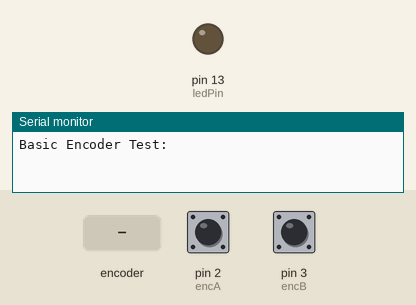
This sketch was run on a simulated Arduino Leonardo, built with avr-gcc and run on an emulated ATmega32U4. On the bench: output pins drawn as LEDs (lit = HIGH), the last lines printed to the serial monitor. Inputs (shaded band) come from the test bench; at power-on: pin 2 (encA) HIGH, pin 3 (encB) HIGH. USB keyboard and mouse output is not drawn.

Above: at 1.2 s.
1.3 s: rotary encoder on pin 2 (encA) / pin 3 (encB) turned 3 steps (first pin leading)
At 2.3 s:
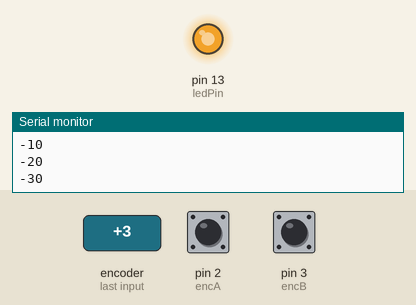
Timing chart, 0 to 4.3 s (numbered marks = the images above; inputs shaded):
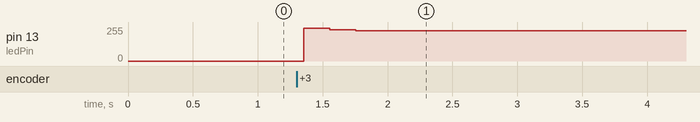

The sketch:

keySignal01.ino
```cpp
#include "Keyboard.h"

const int buttonPin = 4;     // the number of the pushbutton pin
const int ledPin =  13;      // the number of the LED pin
const int encA =  2;      // the number of the LED pin
const int encB =  3;

void setup() {
  pinMode(ledPin, OUTPUT);
  pinMode(buttonPin, INPUT);
  pinMode(encA, INPUT_PULLUP);
  pinMode(encB, INPUT_PULLUP);
  attachInterrupt(digitalPinToInterrupt(encA), process_encder, RISING );
  digitalWrite(encB, LOW);

  Serial.begin (9600);
  Serial.println("Basic Encoder Test:");

  Keyboard.begin();
}

int d = 10;
int i = 10;
int s = 0;
bool encB_value;

const int AS_RAW_SCANCODE = 136;
void volume_up() {
    s = s + i;
    Keyboard.press(174);
    Keyboard.releaseAll();
//    Keyboard.write(174);
//    Keyboard.write(0xAE);
}
void volume_down() {
    s = s - i;
    Keyboard.press(175);
    Keyboard.releaseAll();
//    Keyboard.write(175);
//    Keyboard.write(0xAF);
}

void process_encder() {
  encB_value = digitalRead(encB);
  if (encB_value == HIGH) {
    volume_up();
  } else if (encB_value == LOW) {
    volume_down();
  } else {Serial.print("Error: unknown encB value: ");Serial.println(encB);}
  Serial.println(s);
  delay(d);

}
void loop() {

//  Serial.println(s);

  analogWrite(ledPin,s);

  delay(d);
}
```

Measured:
- after the input at 1.3 s, pin 13 (ledPin): 0/255 → 246/255 after 0.05 s, → 236/255 0.20 s later, → 226/255 0.20 s later
